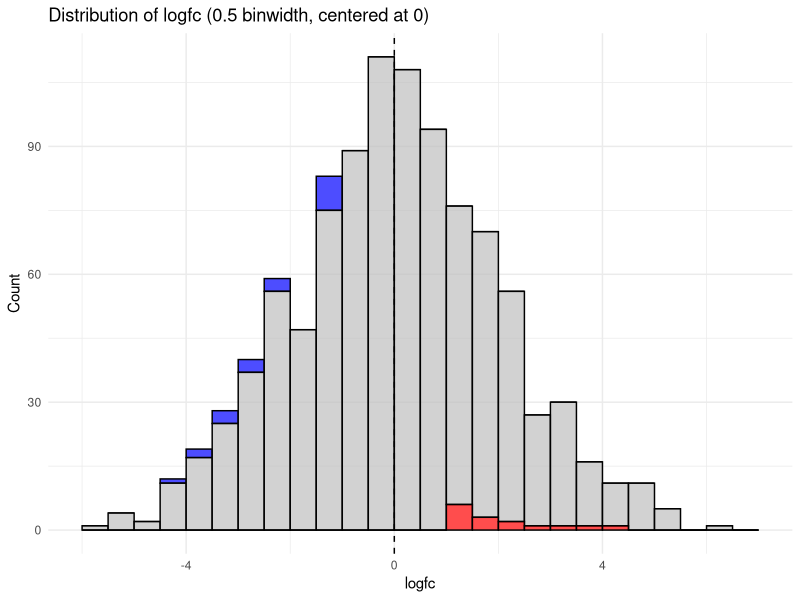

Recreate this plot in R.
# 示例数据框
set.seed(123)
df <- data.frame(
  logfc = rnorm(1000, mean = 0, sd = 2),  # 随机生成 logfc 数据
  pvalue = runif(1000, min = 0, max = 1)  # 随机生成 pvalue 数据
)

# 定义颜色条件
df$color <- ifelse(df$logfc > 1 & df$pvalue < 0.05, "red",
                   ifelse(df$logfc < -1 & df$pvalue < 0.05, "blue", "gray"))

# 绘制直方图
library(ggplot2)
ggplot(df, aes(x = logfc, fill = color)) +
  geom_histogram(
    binwidth = 0.5,  # 设置柱形宽度为 0.5
    breaks = seq(floor(min(df$logfc)), ceiling(max(df$logfc)), by = 0.5),  # 设置分隔点
    color = "black", 
    alpha = 0.7
  ) +
  scale_fill_identity() +  # 使用定义的颜色
  labs(
    title = "Distribution of logfc (0.5 binwidth, centered at 0)",
    x = "logfc",
    y = "Count"
  ) +
  theme_minimal() +
  geom_vline(xintercept = 0, linetype = "dashed", color = "black")  # 添加 0 分隔线
